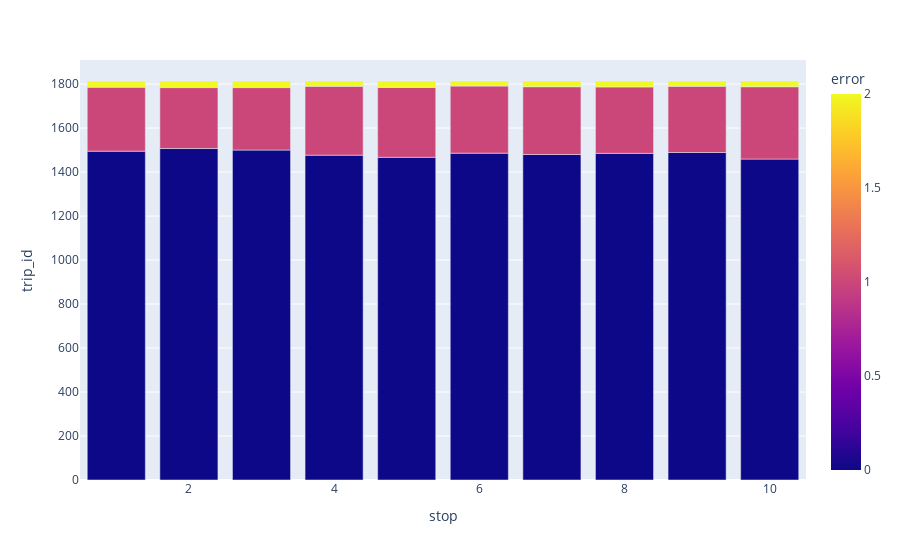

Here is the notebook cell this chart was saved with:
### Code cell
import plotly.express as px
fig = px.bar(stop_count_df, x="stop", y="trip_id", color="error")
fig.show()

### Figure 1 — Plotly figure (JSON) as saved in the notebook; plotly's stock layout.template omitted (floating-point values rounded to 4 significant figures)
{"data": [{"alignmentgroup": "True", "hovertemplate": "stop=%{x}<br>trip_id=%{y}<br>error=%{marker.color}<extra></extra>", "legendgroup": "", "marker": {"color": [0, 1, 2, 0, 1, 2, 0, 1, 2, 0, 1, 2, 0, 1, 2, 0, 1, 2, 0, 1, 2, 0, 1, 2, 0, 1, 2, 0, 1, 2], "coloraxis": "coloraxis", "pattern": {"shape": ""}}, "name": "", "offsetgroup": "", "orientation": "v", "showlegend": false, "textposition": "auto", "type": "bar", "x": [1, 1, 1, 2, 2, 2, 3, 3, 3, 4, 4, 4, 5, 5, 5, 6, 6, 6, 7, 7, 7, 8, 8, 8, 9, 9, 9, 10, 10, 10], "xaxis": "x", "y": [1495, 291, 28, 1507, 277, 30, 1500, 284, 30, 1477, 313, 24, 1467, 318, 29, 1486, 305, 23, 1480, 308, 26, 1485, 302, 27, 1489, 301, 24, 1459, 329, 26], "yaxis": "y"}], "layout": {"barmode": "relative", "coloraxis": {"colorbar": {"title": {"text": "error"}}, "colorscale": [[0, "#0d0887"], [0.1111, "#46039f"], [0.2222, "#7201a8"], [0.3333, "#9c179e"], [0.4444, "#bd3786"], [0.5556, "#d8576b"], [0.6667, "#ed7953"], [0.7778, "#fb9f3a"], [0.8889, "#fdca26"], [1, "#f0f921"]]}, "legend": {"tracegroupgap": 0}, "margin": {"t": 60}, "xaxis": {"anchor": "y", "domain": [0, 1], "title": {"text": "stop"}}, "yaxis": {"anchor": "x", "domain": [0, 1], "title": {"text": "trip_id"}}}}
